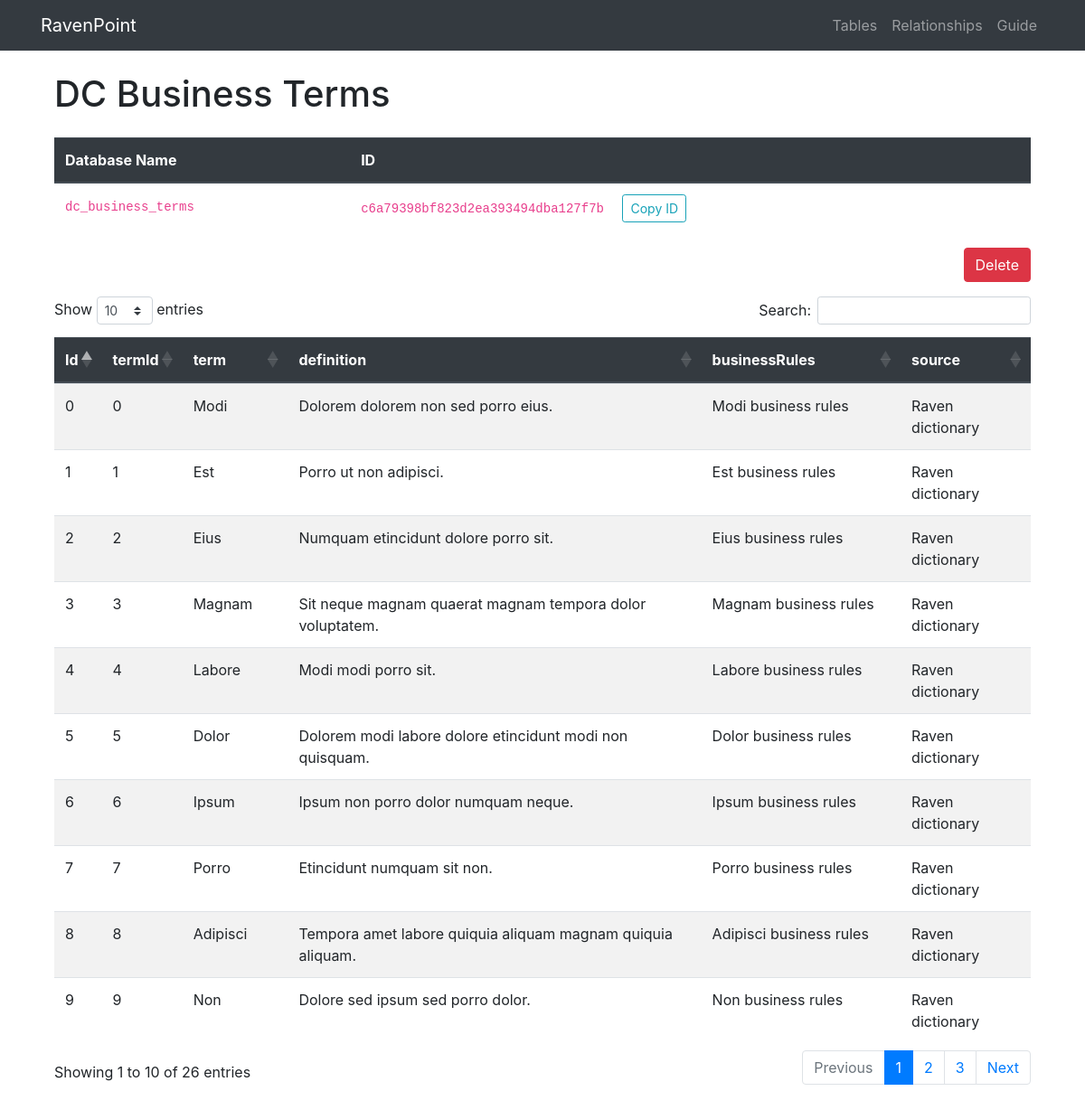
Page /table/c6a79398bf823d2ea393494dba127f7b on the committed database.
### project/models.py (models this page shows, shortened)
class Table(db.Model):
  __tablename__ = 'tables'
  id = db.Column(db.String(128), primary_key=True)
  table_name = db.Column(db.String(256), unique=True, index=True)
  table_db_name = db.Column(db.String(256))

### tables this page shows
CREATE TABLE "dc_business_terms" (
"Id" INTEGER,
  "termId" INTEGER PRIMARY KEY,
  "term" TEXT,
  "definition" TEXT,
  "businessRules" TEXT,
  "source" TEXT
);

### project/admin/views.py (the view)
@admin.route('/table/<string:id>', methods=['GET'])
def table_view(id):
    table = Table.query.filter_by(id=id).first_or_404()
    with sqlite3.connect(conn_string) as conn:
        df = pd.read_sql(f'SELECT * FROM {table.table_db_name}', conn)
    return render_template('table.html', table=df.to_dict('records'), id=id,
                            columns=df.columns.tolist(), table_name=table.table_name,
                            table_db_name=table.table_db_name)

### project/admin/templates/table.html (shortened to what this page needs)
{% extends 'base.html' %}
{% block content %}
<div class="container mt-4 mb-5">
  <h1>{{ table_name }}</h1>
  <table class="table mt-4">
    <thead class="thead-dark">
      <tr>
        <th>Database Name</th>
        <th>ID</th>
      </tr>
    </thead>
    <tr>
      <td><code>{{ table_db_name }}</code></td>
      <td>
        <code>{{ id }}</code>
        <button id="copy-id" class="btn btn-outline-info btn-sm ml-3">Copy ID</button>
      </td>
    </tr>
  </table>
  <div class="text-right">
    <button type="button" class="btn btn-danger" data-toggle="modal" data-target="#deleteTableModal">
      Delete
    </button>
  </div>
  <div class="mt-3">
    <table class="table table-striped mt-5" id="main-table">
      <thead class="thead-dark">
        <tr>
          {% for column in columns %}
          <th scope="col">{{ column }}</th>
          {% endfor %}
        </tr>
      </thead>
      <tbody>
        {% for row in table %}
        <tr>
          {% for item in row.values() %}
          <td>{{ item }}</td>
          {% endfor %}
        </tr>
        {% endfor %}
      </tbody>
    </table>
  </div>
</div>
{% endblock %}

### project/static/css/custom.css (style rules this page uses)
th, td { white-space: no-wrap; }

### rows in the picture
Table: table_name "DC Business Terms", table_db_name "dc_business_terms", id "c6a79398bf823d2ea393494dba127f7b"
dc_business_terms: values "0" "0", term "Modi", definition "Dolorem dolorem non sed porro eius.", businessRules "Modi business rules", source "Raven dictionary"
dc_business_terms: values "1" "1", term "Est", definition "Porro ut non adipisci.", businessRules "Est business rules", source "Raven dictionary"
dc_business_terms: values "2" "2", term "Eius", definition "Numquam etincidunt dolore porro sit.", businessRules "Eius business rules", source "Raven dictionary"
dc_business_terms: values "3" "3", term "Magnam", definition "Sit neque magnam quaerat magnam tempora dolor voluptatem.", businessRules "Magnam business rules", source "Raven dictionary"
dc_business_terms: values "4" "4", term "Labore", definition "Modi modi porro sit.", businessRules "Labore business rules", source "Raven dictionary"
dc_business_terms: values "5" "5", term "Dolor", definition "Dolorem modi labore dolore etincidunt modi non quisquam.", businessRules "Dolor business rules", source "Raven dictionary"
dc_business_terms: values "6" "6", term "Ipsum", definition "Ipsum non porro dolor numquam neque.", businessRules "Ipsum business rules", source "Raven dictionary"
dc_business_terms: values "7" "7", term "Porro", definition "Etincidunt numquam sit non.", businessRules "Porro business rules", source "Raven dictionary"
dc_business_terms: values "8" "8", term "Adipisci", definition "Tempora amet labore quiquia aliquam magnam quiquia aliquam.", businessRules "Adipisci business rules", source "Raven dictionary"
dc_business_terms: values "9" "9", term "Non", definition "Dolore sed ipsum sed porro dolor.", businessRules "Non business rules", source "Raven dictionary"

### other values in the picture
{{ column }} "Id" "termId" "term" "definition" "businessRules" "source"
